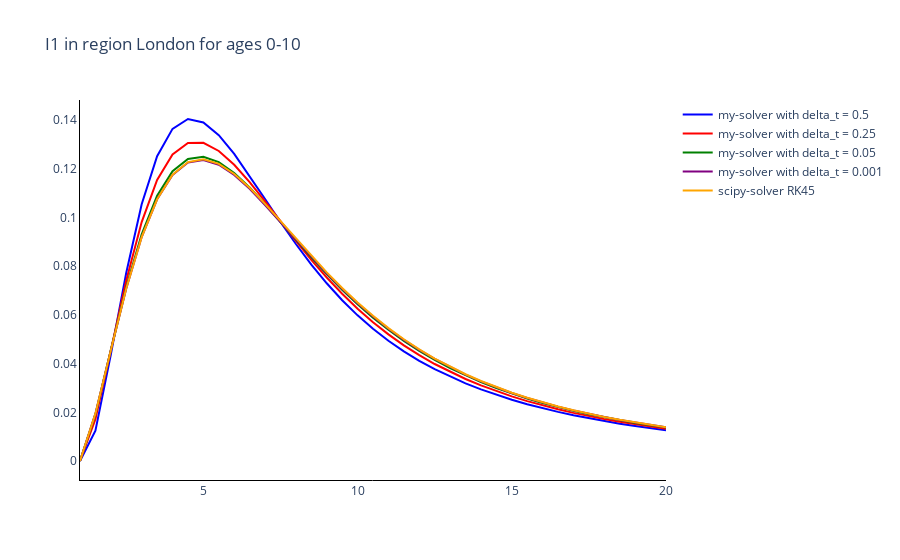

Notebook code cell kept with this figure:
### Code cell
# Trace names - represent the solver used for the simulation
trace_name = ['my-solver with delta_t = {}'.format(ts) for ts in time_steps]
trace_name.append('scipy-solver {}'.format(scipy_method))

# Compartment list - type and age
fig = go.Figure()

for o, out in enumerate(outputs):
    fig.add_trace(
        go.Scatter(
            y=out[:, 3*len(age_groups)],
            x=times,
            mode='lines',
            name=trace_name[o],
            line_color=colours[o]
        )
    )

# Add axis labels
fig.update_layout(
    boxmode='group',
    title='I1 in region {} for ages {}'. format(regions[parameters[len(regions)-1]-1], age_groups[0]),
    plot_bgcolor='white',
    xaxis=dict(linecolor='black'),
    yaxis=dict(linecolor='black'))

fig.write_image('images/Toy.pdf')
fig.show()
